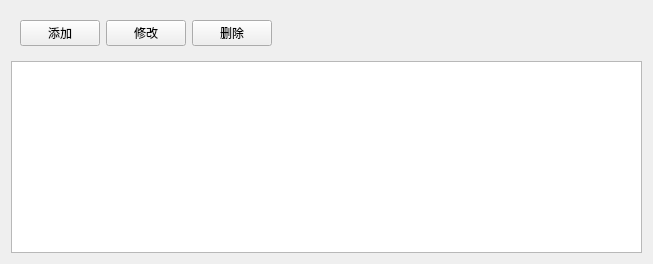
          <widget class="QWidget" name="tab_9">
           <attribute name="icon">
            <iconset resource="main.qrc">
             <normaloff>:/images/genjinchaxun.png</normaloff>:/images/genjinchaxun.png</iconset>
           </attribute>
           <attribute name="title">
            <string>跟进记录</string>
           </attribute>
           <layout class="QGridLayout" name="gridLayout_17">
            <item row="0" column="0">
             <layout class="QVBoxLayout" name="verticalLayout_9">
              <item>
               <widget class="QWidget" name="widget_6" native="true">
                <layout class="QGridLayout" name="gridLayout_18">
                 <item row="0" column="0">
                  <widget class="QPushButton" name="genjin_addPushButton_2">
                   <property name="text">
                    <string>添加</string>
                   </property>
                   <property name="icon">
                    <iconset resource="main.qrc">
                     <normaloff>:/images/add.png</normaloff>:/images/add.png</iconset>
                   </property>
                  </widget>
                 </item>
                 <item row="0" column="1">
                  <widget class="QPushButton" name="genjin_modifyPushButton_2">
                   <property name="text">
                    <string>修改</string>
                   </property>
                   <property name="icon">
                    <iconset resource="main.qrc">
                     <normaloff>:/images/modify.png</normaloff>:/images/modify.png</iconset>
                   </property>
                  </widget>
                 </item>
                 <item row="0" column="2">
                  <widget class="QPushButton" name="genjin_deletePushButton_3">
                   <property name="text">
                    <string>删除</string>
                   </property>
                   <property name="icon">
                    <iconset resource="main.qrc">
                     <normaloff>:/images/delete.png</normaloff>:/images/delete.png</iconset>
                   </property>
                  </widget>
                 </item>
                 <item row="0" column="3">
                  <spacer name="horizontalSpacer_21">
                   <property name="orientation">
                    <enum>Qt::Horizontal</enum>
                   </property>
                   <property name="sizeHint" stdset="0">
                    <size>
                     <width>361</width>
                     <height>20</height>
                    </size>
                   </property>
                  </spacer>
                 </item>
                </layout>
               </widget>
              </item>
              <item>
               <widget class="QTableView" name="genjinTableView_2"/>
              </item>
             </layout>
            </item>
           </layout>
          </widget>
